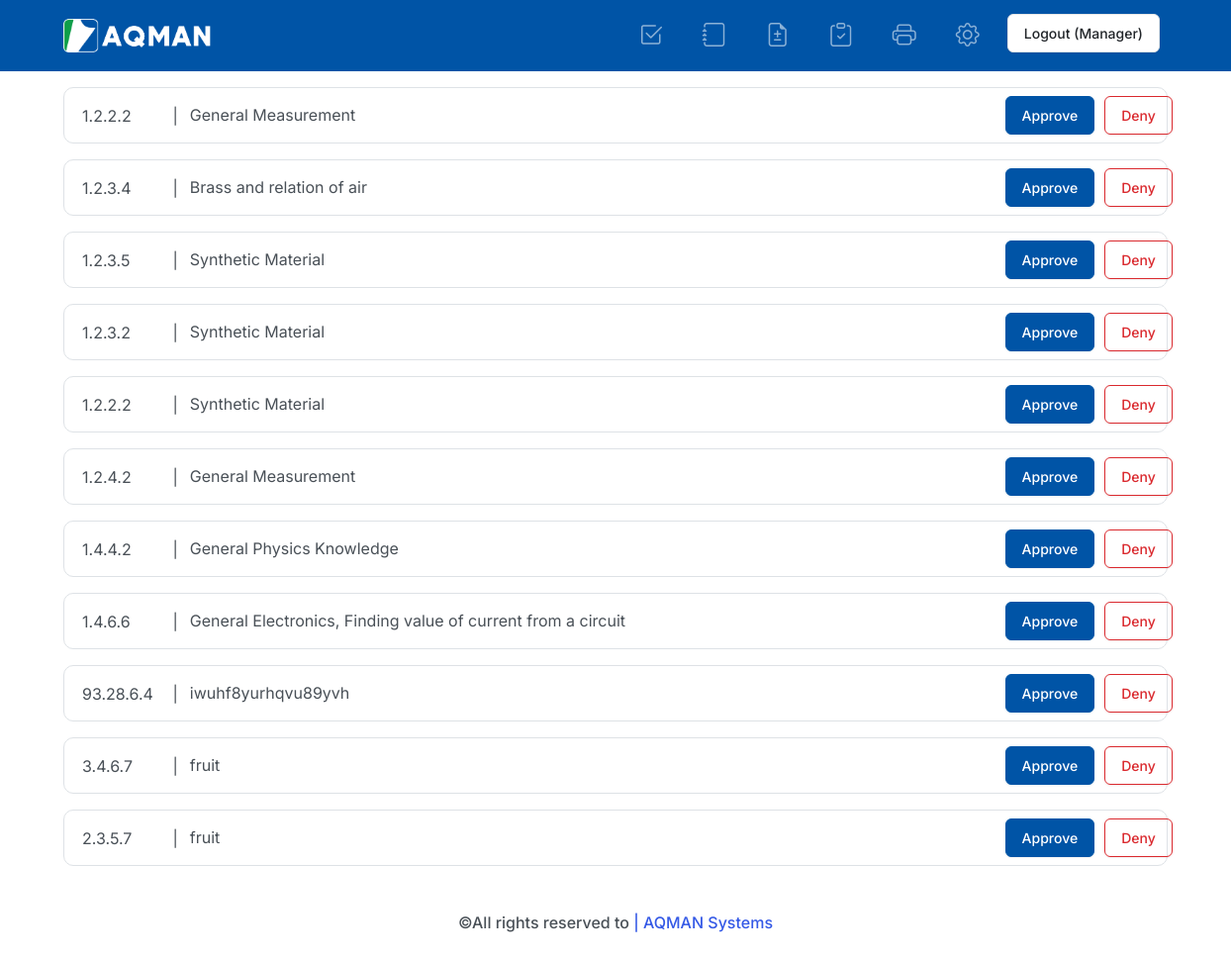
Page /approvalPoint/ (signed in) on the committed database.
### qBank/models.py (models this page shows)
class question(models.Model):
    question_id=models.CharField(primary_key=True, max_length=100, default=genID, editable=False)
    submitter_id=models.ForeignKey(member, on_delete=models.PROTECT)
    question_title=models.TextField(null=False, default="No title submitted")
    module_no=models.IntegerField(null=False, default=0)
    chapter_no=models.IntegerField(null=False, default=0)
    topic_no=models.IntegerField(null=False, default=0)
    sub_topic_no=models.IntegerField(null=False, default=0)
    question_text=models.TextField()
    choice_1=models.TextField(null=False, default="No choice submitted")
    choice_2=models.TextField(null=False, default="No choice submitted")
    choice_3=models.TextField(null=False, default="No choice submitted")
    choice_4=models.TextField(null=False, default="No choice submitted")
    answer=models.TextField(default="No answer submitted",null=False)
    question_status=models.CharField(max_length=100, default="pending")
    submission_date=models.DateTimeField(auto_now_add=True)

### qBank/views.py (the view)
# urls.py: path('approvalPoint/', qBank_func.managerApprovalPoint,name='approvalPoint'),
def managerApprovalPoint(request):
    if request.user.is_authenticated and request.user.role=='manager':
        questions=question.objects.filter(question_status='pending')
        questions= questions.order_by('submission_date')
        return render(request,'manager/managerApprovalPoint.html',{'questions':questions})
    else:
        return redirect('loginPage')

### qBank/context_processors.py (called while the page is built)
def custom_context_variables(request):
    return {
        'client_domain':client_domain_url,
    }

### templates/manager/managerApprovalPoint.html (shortened to what this page needs)
{% extends 'base.html'%}
{%block nav%}
{% include 'manager/navManager.html'%}
{%endblock%}
{% block main %}
{%for q in questions%}
<div class="container" id= '{{q.question_id}}_container'>
  <div class="container border border-black-subtle w-100 p-2 mt-3 d-flex flex-row" style="border-radius: 10px;"  >
    <div class="col-1" ><p style="margin: 8px 0 0 10px;">{{q.module_no}}.{{q.chapter_no}}.{{q.topic_no}}.{{q.sub_topic_no}}</p></div>
    <div style="margin: 8px 0 0 10px;">|</div>
    <div class="container col-11">
      <div class="d-flex flex-row align-items-center">
        <div class="col-10" data-bs-toggle="collapse" href="#{{q.question_id}}div" aria-expanded="false" aria-controls="{{q.question_id}}div">
          <p class="p-0 m-0">
            {{q.question_title}}
          </p>
        </div>
        <div class="col-3 d-flex flex-row">
          <button class="btn btn-info " style="margin: 0 5px 0 5px!important;" onclick="approveQuestion(this.id)" id= '{{q.question_id}}_btnApprove'>Approve</button>
          <button class="btn btn-outline-danger" style="margin: 0 5px 0 5px!important;" onclick="denyQuestion(this.id)" id= '{{q.question_id}}_btnDeny'>Deny</button>
        </div>
      </div>
    </div>
  </div>
</div>
{%endfor%}
{% endblock %}

### static_user/css/style.css (style rules this page uses)
:root { --light-dark: #494949; }
html, body { margin: 0; padding: 0 ; height: 100%; }

### rows in the picture
question: module_no "1", chapter_no "2", topic_no "2", sub_topic_no "2", question_title "General Measurement"
question: module_no "1", chapter_no "2", topic_no "3", sub_topic_no "4", question_title "Brass and relation of air"
question: module_no "1", chapter_no "2", topic_no "3", sub_topic_no "5", question_title "Synthetic Material"
question: module_no "1", chapter_no "2", topic_no "3", sub_topic_no "2", question_title "Synthetic Material"
question: module_no "1", chapter_no "2", topic_no "2", sub_topic_no "2", question_title "Synthetic Material"
question: module_no "1", chapter_no "2", topic_no "4", sub_topic_no "2", question_title "General Measurement"
question: module_no "1", chapter_no "4", topic_no "4", sub_topic_no "2", question_title "General Physics Knowledge"
question: module_no "1", chapter_no "4", topic_no "6", sub_topic_no "6", question_title "General Electronics, Finding value of current from a circuit"
question: module_no "93", chapter_no "28", topic_no "6", sub_topic_no "4", question_title "iwuhf8yurhqvu89yvh"
question: module_no "3", chapter_no "4", topic_no "6", sub_topic_no "7", question_title "fruit"
question: module_no "2", chapter_no "3", topic_no "5", sub_topic_no "7", question_title "fruit"

### other values in the picture
{{ request.session.userName }} "Manager"
